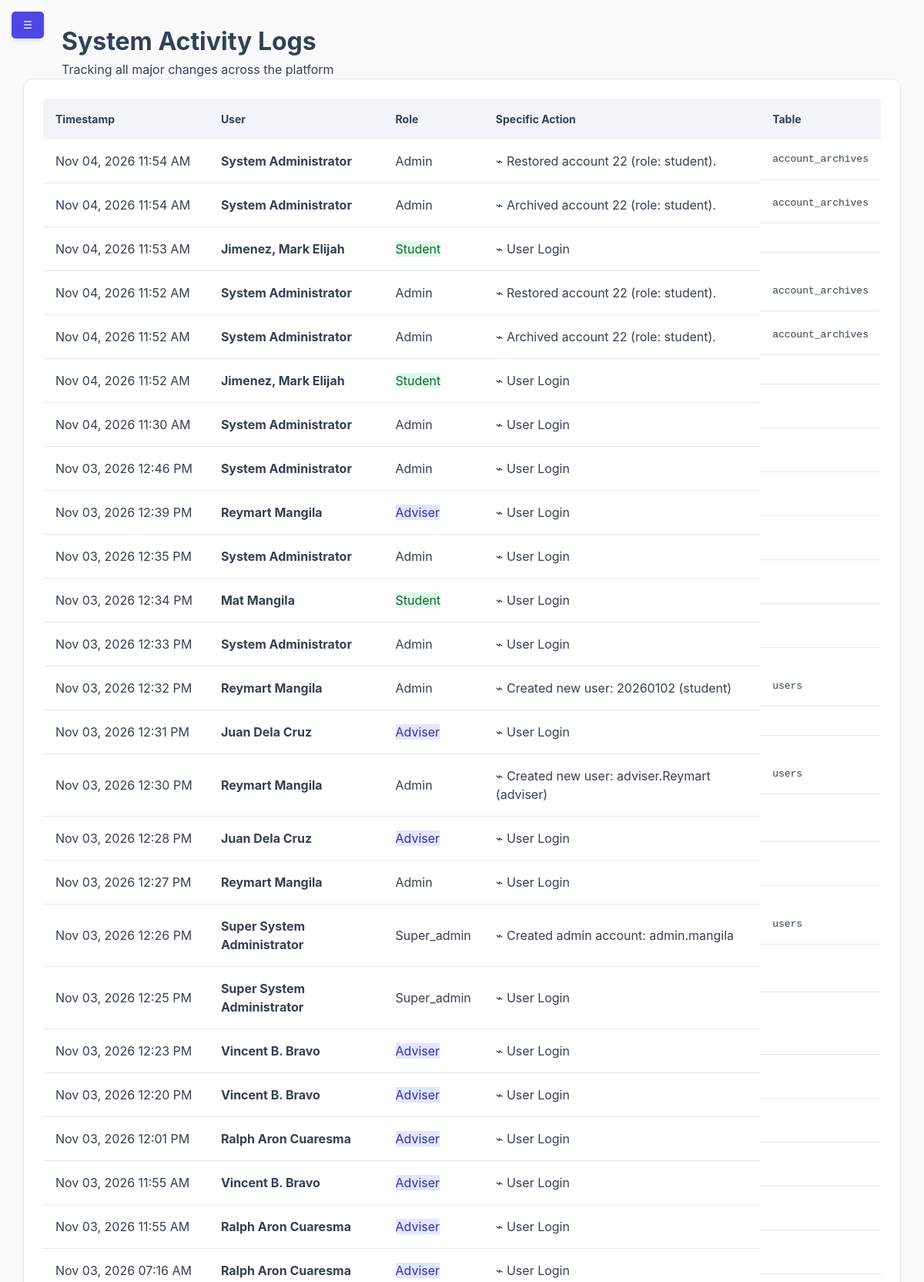
The page /modules/admin/admin_logs.php (signed in, upper part) on the database its author committed.
### tables this page shows
CREATE TABLE `activity_logs` (
  `id` int(11) NOT NULL,
  `user_id` int(11) NOT NULL,
  `action` text NOT NULL,
  `affected_table` varchar(50) DEFAULT NULL,
  `ip_address` varchar(45) DEFAULT NULL,
  `created_at` timestamp NOT NULL DEFAULT current_timestamp()
);

CREATE TABLE `users` (
  `id` int(11) NOT NULL,
  `lrn` varchar(12) DEFAULT NULL,
  `username` varchar(50) NOT NULL,
  `password` varchar(255) NOT NULL,
  `full_name` varchar(100) NOT NULL,
  `profile_image` varchar(255) DEFAULT NULL,
  `email` varchar(100) DEFAULT NULL,
  `role` enum('super_admin','admin','adviser','student','faculty','alumni','archived') NOT NULL,
  `current_session_id` varchar(255) DEFAULT NULL,
  `section_id` int(11) DEFAULT NULL,
  `reset_requested` tinyint(1) DEFAULT 0,
  `require_reset` tinyint(1) DEFAULT 0,
  `security_pin_hash` varchar(255) DEFAULT NULL,
  `security_pattern_hash` varchar(255) DEFAULT NULL,
  `security_preference` enum('biometric','pin','pattern','none') DEFAULT 'none'
);

### modules/admin/admin_logs.php (the view, shortened to what this page needs)
<?php
$conn = getDBConnection();
$query = "SELECT l.*, u.full_name, u.role
          FROM activity_logs l
          JOIN users u ON l.user_id = u.id
          ORDER BY l.created_at DESC LIMIT 100";
$logs = $conn->query($query)->fetchAll(PDO::FETCH_ASSOC);
?>
<!DOCTYPE html>
<html lang="en">
<head>
    <link rel="stylesheet" href="../../assets/css/dashboard.css">
</head>
<body>
    <button class="mobile-toggle" id="mobileBurger" onclick="toggleSidebar()">☰</button>
    <div class="dashboard-wrapper">
        <main class="content">
            <header class="content-header">
                <h1>System Activity Logs</h1>
                <p>Tracking all major changes across the platform</p>
            </header>
            <div class="table-container">
                <table>
                    <thead>
                        <tr>
                            <th>Timestamp</th>
                            <th>User</th>
                            <th>Role</th>
                            <th>Specific Action</th>
                            <th>Table</th>
                        </tr>
                    </thead>
                    <tbody>
                        <?php foreach ($logs as $row): ?>
                        <tr>
                            <td style="white-space: nowrap;"><?php echo date('M d, Y h:i A', strtotime($row['created_at'])); ?></td>
                            <td><strong><?php echo htmlspecialchars($row['full_name']); ?></strong></td>
                            <td><span class="role-badge <?php echo strtolower($row['role']); ?>"><?php echo ucfirst($row['role']); ?></span></td>
                            <td style="max-width: 420px;">⌁ <?php echo htmlspecialchars($row['action']); ?></td>
                            <td><code><?php echo htmlspecialchars($row['affected_table']); ?></code></td>
                        </tr>
                        <?php endforeach; ?>
                    </tbody>
                </table>
            </div>
        </main>
    </div>
</body>
</html>

### assets/css/dashboard.css (style rules this page uses)
:root { --primary-color: #4f46e5; --secondary-color: #6366f1; --success-color: #22c55e; --danger-color: #ef4444; --warning-color: #f59e0b; --bg-gray: #f8fafc; --sidebar-dark: #1e293b; --text-main: #334155; --white: #ffffff; --shadow: 0 4px 6px -1px rgb(0 0 0 / 0.1); }
* { margin: 0; padding: 0; box-sizing: border-box; }
body { font-family: 'Inter', system-ui, -apple-system, sans-serif; background-color: var(--bg-gray); color: var(--text-main); line-height: 1.5; }
.dashboard-wrapper { display: flex; min-height: 100vh; }
.content { flex: 1; margin-left: 0; padding: 2rem; width: 100%; transition: all 0.3s ease; }
.table-container { background: var(--white); border-radius: 1rem; padding: 1.5rem; box-shadow: var(--shadow); }
table { width: 100%; border-collapse: collapse; }
th { text-align: left; padding: 1rem; background: #f1f5f9; font-size: 0.875rem; }
td { padding: 1rem; border-bottom: 1px solid #e2e8f0; }
thead th { user-select: none; }
.role-badge.adviser { background-color: #e0e7ff; color: #3730a3; }
.role-badge.student { background-color: #dcfce7; color: #166534; }
.mobile-toggle { display: block !important; position: fixed; top: 15px; left: 15px; z-index: 1100; background: var(--primary-color); color: white; border: none; padding: 10px 15px; border-radius: 5px; cursor: pointer; box-shadow: var(--shadow); }
.content-header { margin-left: 50px; }
td:last-child { display: flex; gap: 10px; justify-content: flex-start; align-items: center; white-space: nowrap; }
.table-container { overflow-x: auto; }
table { min-width: 600px; }

### modules/admin/admin_logs.php (style rules this page uses)
body { margin: 0; padding: 0; overflow: hidden; }
.dashboard-wrapper { display: flex; height: 100vh; width: 100%; overflow: hidden; position: relative; }
main.content { flex-grow: 1; margin-left: 260px; padding: 30px; width: 100%; max-width: 100%; height: 100vh; box-sizing: border-box; display: flex; flex-direction: column; transition: margin-left 0.3s cubic-bezier(0.4, 0, 0.2, 1); overflow: hidden; }
.table-container { flex: 1; min-height: 0; overflow-y: auto; overflow-x: auto; background: white; padding: 25px; border-radius: 12px; border: 1px solid #e2e8f0; box-shadow: 0 4px 6px -1px rgba(0, 0, 0, 0.05); }
.mobile-toggle { display: none; transition: opacity 0.2s ease, visibility 0.2s ease; z-index: 999; }
#sidebar:not(.active) ~ main.content { margin-left: 0; width: 100%; }

### rows shown on the page
activity_logs: created_at "Nov 04, 2026 11:54 AM", user.full_name "System Administrator", user.role "Admin", action "Restored account 22 (role: student).", affected_table "account_archives"
activity_logs: created_at "Nov 04, 2026 11:54 AM", user.full_name "System Administrator", user.role "Admin", action "Archived account 22 (role: student).", affected_table "account_archives"
activity_logs: created_at "Nov 04, 2026 11:53 AM", user.full_name "Jimenez, Mark Elijah", user.role "Student", action "User Login"
activity_logs: created_at "Nov 04, 2026 11:52 AM", user.full_name "System Administrator", user.role "Admin", action "Restored account 22 (role: student).", affected_table "account_archives"
activity_logs: created_at "Nov 04, 2026 11:52 AM", user.full_name "System Administrator", user.role "Admin", action "Archived account 22 (role: student).", affected_table "account_archives"
activity_logs: created_at "Nov 04, 2026 11:52 AM", user.full_name "Jimenez, Mark Elijah", user.role "Student", action "User Login"
activity_logs: created_at "Nov 04, 2026 11:30 AM", user.full_name "System Administrator", user.role "Admin", action "User Login"
activity_logs: created_at "Nov 03, 2026 12:46 PM", user.full_name "System Administrator", user.role "Admin", action "User Login"
activity_logs: created_at "Nov 03, 2026 12:39 PM", user.full_name "Reymart Mangila", user.role "Adviser", action "User Login"
activity_logs: created_at "Nov 03, 2026 12:35 PM", user.full_name "System Administrator", user.role "Admin", action "User Login"
activity_logs: created_at "Nov 03, 2026 12:34 PM", user.full_name "Mat Mangila", user.role "Student", action "User Login"
activity_logs: created_at "Nov 03, 2026 12:33 PM", user.full_name "System Administrator", user.role "Admin", action "User Login"
activity_logs: created_at "Nov 03, 2026 12:32 PM", user.full_name "Reymart Mangila", user.role "Admin", action "Created new user: 20260102 (student)", affected_table "users"
activity_logs: created_at "Nov 03, 2026 12:31 PM", user.full_name "Juan Dela Cruz", user.role "Adviser", action "User Login"
activity_logs: created_at "Nov 03, 2026 12:30 PM", user.full_name "Reymart Mangila", user.role "Admin", action "Created new user: adviser.Reymart (adviser)", affected_table "users"
activity_logs: created_at "Nov 03, 2026 12:28 PM", user.full_name "Juan Dela Cruz", user.role "Adviser", action "User Login"
activity_logs: created_at "Nov 03, 2026 12:27 PM", user.full_name "Reymart Mangila", user.role "Admin", action "User Login"
activity_logs: created_at "Nov 03, 2026 12:26 PM", user.full_name "Super System Administrator", user.role "Super_admin", action "Created admin account: admin.mangila", affected_table "users"
activity_logs: created_at "Nov 03, 2026 12:25 PM", user.full_name "Super System Administrator", user.role "Super_admin", action "User Login"
activity_logs: created_at "Nov 03, 2026 12:23 PM", user.full_name "Vincent B. Bravo", user.role "Adviser", action "User Login"
activity_logs: created_at "Nov 03, 2026 12:20 PM", user.full_name "Vincent B. Bravo", user.role "Adviser", action "User Login"
activity_logs: created_at "Nov 03, 2026 12:01 PM", user.full_name "Ralph Aron Cuaresma", user.role "Adviser", action "User Login"
activity_logs: created_at "Nov 03, 2026 11:55 AM", user.full_name "Vincent B. Bravo", user.role "Adviser", action "User Login"
activity_logs: created_at "Nov 03, 2026 11:55 AM", user.full_name "Ralph Aron Cuaresma", user.role "Adviser", action "User Login"
activity_logs: created_at "Nov 03, 2026 07:16 AM", user.full_name "Ralph Aron Cuaresma", user.role "Adviser", action "User Login"
